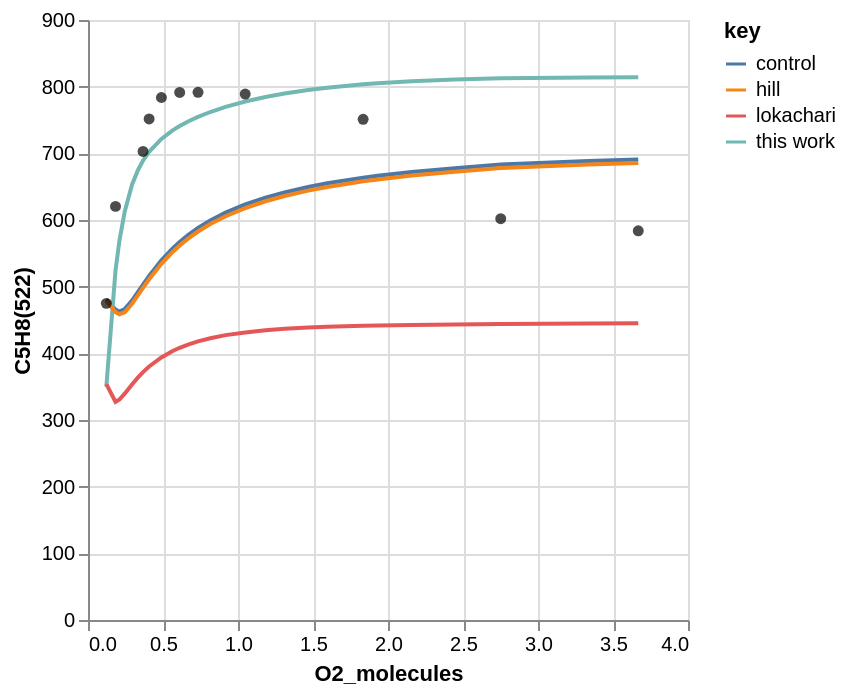
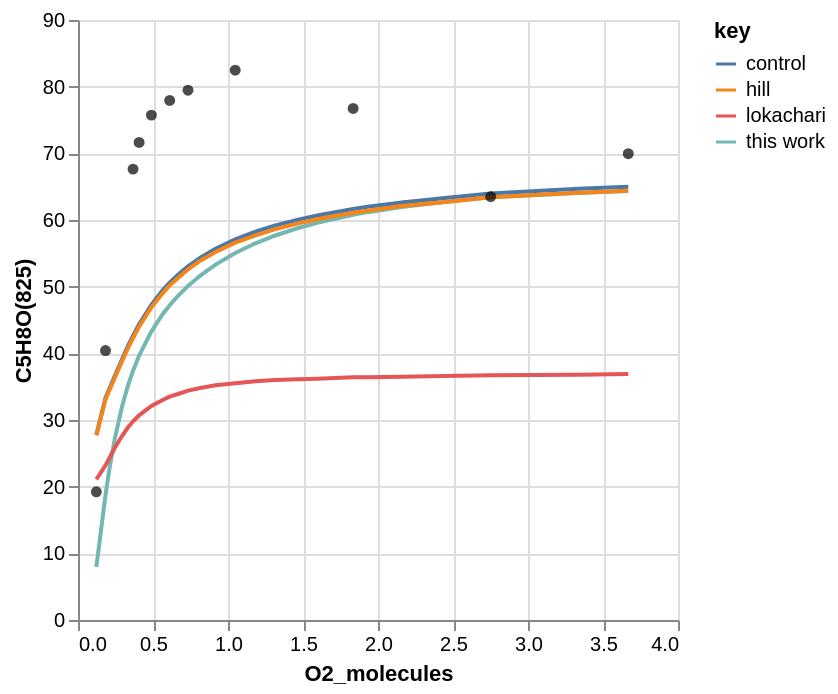
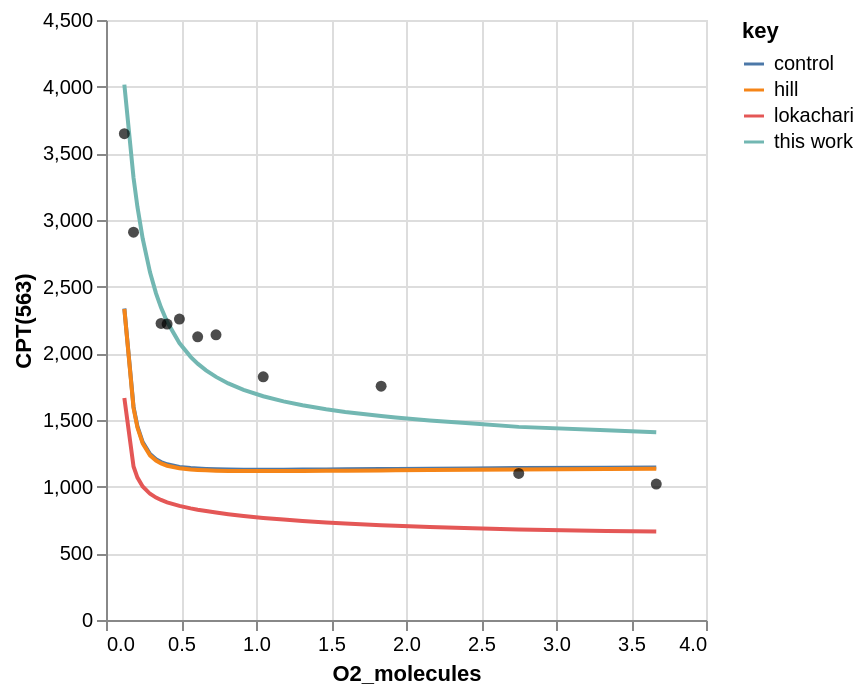
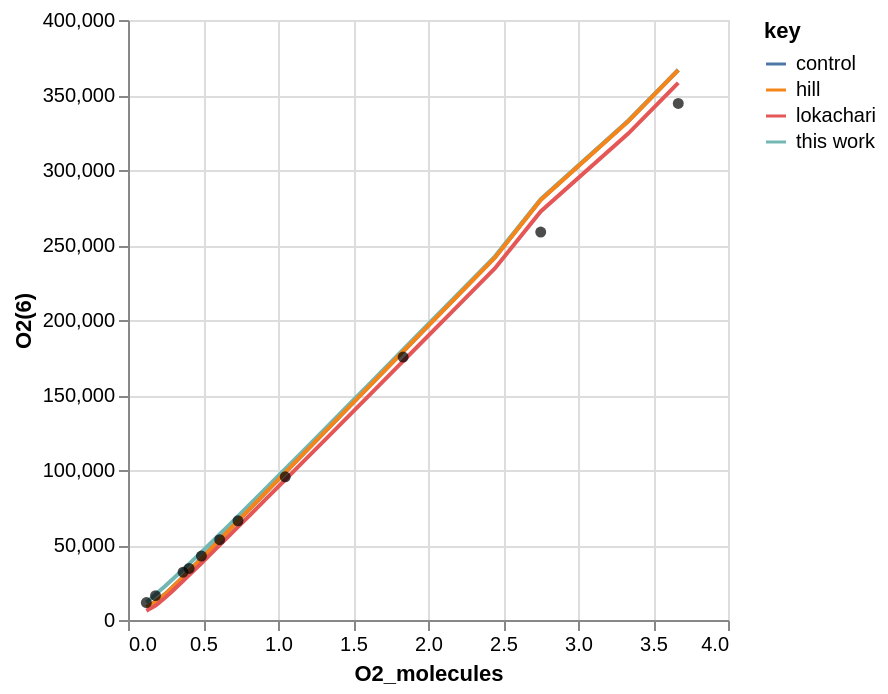

The cell these charts' notebook holds for them, in order:
### Code cell
# Plot
charts = workflow.plot_simulation(
    tag=tag,
    root_path=root_path,
    x_col="O2_molecules",
    line_source_=["hill", "lokachari"],
    point_source="experiment",
)
for chart in charts:
    chart.show()

### Figure 1 — Vega-Lite specification as saved in the notebook (floating-point values rounded to 4 significant figures)
{"config": {"view": {"continuousWidth": 300, "continuousHeight": 300}}, "layer": [{"data": {"name": "data-922ad6085bf260f6a87ead0d0f66e5c3"}, "mark": {"type": "line"}, "encoding": {"color": {"field": "key", "type": "nominal"}, "x": {"field": "O2_molecules", "type": "quantitative"}, "y": {"field": "value", "title": "C5H8(522)", "type": "quantitative"}}, "transform": [{"fold": ["control", "this work", "hill", "lokachari"]}]}, {"data": {"name": "data-ffe75d1cbd0aaee013379dd4e82dccaa"}, "mark": {"type": "circle"}, "encoding": {"color": {"value": "black"}, "x": {"field": "O2_molecules", "type": "quantitative"}, "y": {"field": "experiment", "type": "quantitative"}}}], "$schema": "https://vega.github.io/schema/vega-lite/v5.20.1.json", "datasets": {"data-922ad6085bf260f6a87ead0d0f66e5c3": [{"O2_molecules": 3.668, "control": 690.7, "this work": 814.0, "hill": 685.5, "lokachari": 445.1}, {"O2_molecules": 3.335, "control": 688.4, "this work": 813.9, "hill": 683.1, "lokachari": 444.6}, {"O2_molecules": 2.751, "control": 683.3, "this work": 812.7, "hill": 677.9, "lokachari": 444.0}, {"O2_molecules": 2.446, "control": 677.7, "this work": 810.7, "hill": 672.3, "lokachari": 443.3}, {"O2_molecules": 2.158, "control": 672.1, "this work": 808.1, "hill": 666.6, "lokachari": 442.6}, {"O2_molecules": 1.931, "control": 666.4, "this work": 805.2, "hill": 660.9, "lokachari": 441.8}, {"O2_molecules": 1.834, "control": 663.5, "this work": 803.6, "hill": 658.0, "lokachari": 441.4}, {"O2_molecules": 1.595, "control": 655.1, "this work": 798.5, "hill": 649.6, "lokachari": 439.9}, {"O2_molecules": 1.467, "control": 649.6, "this work": 795.1, "hill": 644.1, "lokachari": 438.7}, {"O2_molecules": 1.31, "control": 641.4, "this work": 789.8, "hill": 636.0, "lokachari": 436.7}, {"O2_molecules": 1.183, "control": 633.5, "this work": 784.6, "hill": 628.1, "lokachari": 434.5}, {"O2_molecules": 1.048, "control": 623.3, "this work": 777.8, "hill": 617.9, "lokachari": 431.3}, {"O2_molecules": 0.9171, "control": 611.0, "this work": 769.7, "hill": 605.6, "lokachari": 427.3}, {"O2_molecules": 0.8152, "control": 599.3, "this work": 762.0, "hill": 593.9, "lokachari": 422.7}, {"O2_molecules": 0.7335, "control": 588.1, "this work": 754.7, "hill": 582.7, "lokachari": 418.0}, {"O2_molecules": 0.667, "control": 577.3, "this work": 747.7, "hill": 572.0, "lokachari": 413.2}, {"O2_molecules": 0.6112, "control": 567.1, "this work": 740.9, "hill": 561.8, "lokachari": 408.3}, {"O2_molecules": 0.5644, "control": 557.4, "this work": 734.4, "hill": 552.1, "lokachari": 403.5}, {"O2_molecules": 0.4893, "control": 539.4, "this work": 721.6, "hill": 534.3, "lokachari": 393.9}, {"O2_molecules": 0.4074, "control": 516.2, "this work": 702.4, "hill": 511.1, "lokachari": 380.3}, {"O2_molecules": 0.367, "control": 503.2, "this work": 689.1, "hill": 498.2, "lokachari": 371.9}, {"O2_molecules": 0.3335, "control": 492.1, "this work": 675.1, "hill": 487.2, "lokachari": 364.0}, {"O2_molecules": 0.2935, "control": 479.1, "this work": 652.9, "hill": 474.3, "lokachari": 353.4}, {"O2_molecules": 0.2446, "control": 466.3, "this work": 612.5, "hill": 461.7, "lokachari": 339.5}, {"O2_molecules": 0.2096, "control": 462.8, "this work": 569.2, "hill": 458.6, "lokachari": 330.7}, {"O2_molecules": 0.1835, "control": 465.7, "this work": 524.3, "hill": 461.8, "lokachari": 327.1}, {"O2_molecules": 0.1223, "control": 481.1, "this work": 350.4, "hill": 478.7, "lokachari": 353.7}], "data-ffe75d1cbd0aaee013379dd4e82dccaa": [{"O2_molecules": 0.1223, "experiment": 475.0}, {"O2_molecules": 0.1835, "experiment": 620.4}, {"O2_molecules": 0.367, "experiment": 702.8}, {"O2_molecules": 0.4074, "experiment": 751.5}, {"O2_molecules": 0.4893, "experiment": 783.7}, {"O2_molecules": 0.6112, "experiment": 791.4}, {"O2_molecules": 0.7335, "experiment": 791.6}, {"O2_molecules": 1.048, "experiment": 788.9}, {"O2_molecules": 1.834, "experiment": 751.0}, {"O2_molecules": 2.751, "experiment": 602.0}, {"O2_molecules": 3.668, "experiment": 583.8}]}}

### Figure 2 — Vega-Lite specification as saved in the notebook (floating-point values rounded to 4 significant figures)
{"config": {"view": {"continuousWidth": 300, "continuousHeight": 300}}, "layer": [{"data": {"name": "data-af3ec788a9037105a6f5b5379152a184"}, "mark": {"type": "line"}, "encoding": {"color": {"field": "key", "type": "nominal"}, "x": {"field": "O2_molecules", "type": "quantitative"}, "y": {"field": "value", "title": "C5H8O(825)", "type": "quantitative"}}, "transform": [{"fold": ["control", "this work", "hill", "lokachari"]}]}, {"data": {"name": "data-4620143b4c4258af8d76de8a3cbd45bb"}, "mark": {"type": "circle"}, "encoding": {"color": {"value": "black"}, "x": {"field": "O2_molecules", "type": "quantitative"}, "y": {"field": "experiment", "type": "quantitative"}}}], "$schema": "https://vega.github.io/schema/vega-lite/v5.20.1.json", "datasets": {"data-af3ec788a9037105a6f5b5379152a184": [{"O2_molecules": 3.668, "control": 65.01, "this work": 64.34, "hill": 64.4, "lokachari": 36.9}, {"O2_molecules": 3.335, "control": 64.67, "this work": 64.06, "hill": 64.1, "lokachari": 36.8}, {"O2_molecules": 2.751, "control": 63.99, "this work": 63.42, "hill": 63.4, "lokachari": 36.7}, {"O2_molecules": 2.446, "control": 63.31, "this work": 62.71, "hill": 62.7, "lokachari": 36.6}, {"O2_molecules": 2.158, "control": 62.63, "this work": 61.96, "hill": 62.1, "lokachari": 36.5}, {"O2_molecules": 1.931, "control": 61.97, "this work": 61.18, "hill": 61.4, "lokachari": 36.4}, {"O2_molecules": 1.834, "control": 61.65, "this work": 60.78, "hill": 61.1, "lokachari": 36.4}, {"O2_molecules": 1.595, "control": 60.69, "this work": 59.59, "hill": 60.1, "lokachari": 36.2}, {"O2_molecules": 1.467, "control": 60.06, "this work": 58.8, "hill": 59.5, "lokachari": 36.1}, {"O2_molecules": 1.31, "control": 59.15, "this work": 57.64, "hill": 58.6, "lokachari": 36.0}, {"O2_molecules": 1.183, "control": 58.26, "this work": 56.5, "hill": 57.7, "lokachari": 35.8}, {"O2_molecules": 1.048, "control": 57.1, "this work": 55.05, "hill": 56.6, "lokachari": 35.5}, {"O2_molecules": 0.9171, "control": 55.7, "this work": 53.31, "hill": 55.2, "lokachari": 35.2}, {"O2_molecules": 0.8152, "control": 54.35, "this work": 51.67, "hill": 53.9, "lokachari": 34.8}, {"O2_molecules": 0.7335, "control": 53.06, "this work": 50.12, "hill": 52.6, "lokachari": 34.4}, {"O2_molecules": 0.667, "control": 51.81, "this work": 48.64, "hill": 51.3, "lokachari": 33.9}, {"O2_molecules": 0.6112, "control": 50.6, "this work": 47.22, "hill": 50.2, "lokachari": 33.5}, {"O2_molecules": 0.5644, "control": 49.44, "this work": 45.87, "hill": 49.0, "lokachari": 33.0}, {"O2_molecules": 0.4893, "control": 47.27, "this work": 43.29, "hill": 46.9, "lokachari": 32.1}, {"O2_molecules": 0.4074, "control": 44.35, "this work": 39.67, "hill": 44.0, "lokachari": 30.7}, {"O2_molecules": 0.367, "control": 42.64, "this work": 37.39, "hill": 42.3, "lokachari": 29.8}, {"O2_molecules": 0.3335, "control": 41.1, "this work": 35.19, "hill": 40.8, "lokachari": 28.9}, {"O2_molecules": 0.2935, "control": 39.11, "this work": 32.02, "hill": 38.8, "lokachari": 27.6}, {"O2_molecules": 0.2446, "control": 36.55, "this work": 27.11, "hill": 36.3, "lokachari": 25.8}, {"O2_molecules": 0.2096, "control": 34.7, "this work": 22.69, "hill": 34.5, "lokachari": 24.3}, {"O2_molecules": 0.1835, "control": 33.3, "this work": 18.78, "hill": 33.1, "lokachari": 23.2}, {"O2_molecules": 0.1223, "control": 27.76, "this work": 7.94, "hill": 27.7, "lokachari": 21.1}], "data-4620143b4c4258af8d76de8a3cbd45bb": [{"O2_molecules": 0.1223, "experiment": 19.23}, {"O2_molecules": 0.1835, "experiment": 40.42}, {"O2_molecules": 0.367, "experiment": 67.63}, {"O2_molecules": 0.4074, "experiment": 71.63}, {"O2_molecules": 0.4893, "experiment": 75.73}, {"O2_molecules": 0.6112, "experiment": 77.94}, {"O2_molecules": 0.7335, "experiment": 79.47}, {"O2_molecules": 1.048, "experiment": 82.48}, {"O2_molecules": 1.834, "experiment": 76.73}, {"O2_molecules": 2.751, "experiment": 63.51}, {"O2_molecules": 3.668, "experiment": 69.95}]}}

### Figure 3 — Vega-Lite specification as saved in the notebook (floating-point values rounded to 4 significant figures)
{"config": {"view": {"continuousWidth": 300, "continuousHeight": 300}}, "layer": [{"data": {"name": "data-2f435c10aa50ad289ae0bf0420234394"}, "mark": {"type": "line"}, "encoding": {"color": {"field": "key", "type": "nominal"}, "x": {"field": "O2_molecules", "type": "quantitative"}, "y": {"field": "value", "title": "CPT(563)", "type": "quantitative"}}, "transform": [{"fold": ["control", "this work", "hill", "lokachari"]}]}, {"data": {"name": "data-08e571bc1f97dd77034a789e8e2000c6"}, "mark": {"type": "circle"}, "encoding": {"color": {"value": "black"}, "x": {"field": "O2_molecules", "type": "quantitative"}, "y": {"field": "experiment", "type": "quantitative"}}}], "$schema": "https://vega.github.io/schema/vega-lite/v5.20.1.json", "datasets": {"data-2f435c10aa50ad289ae0bf0420234394": [{"O2_molecules": 3.668, "control": 1144.0, "this work": 1409.0, "hill": 1134.0, "lokachari": 663.2}, {"O2_molecules": 3.335, "control": 1143.0, "this work": 1422.0, "hill": 1132.0, "lokachari": 668.1}, {"O2_molecules": 2.751, "control": 1140.0, "this work": 1448.0, "hill": 1129.0, "lokachari": 678.2}, {"O2_molecules": 2.446, "control": 1137.0, "this work": 1473.0, "hill": 1126.0, "lokachari": 688.1}, {"O2_molecules": 2.158, "control": 1135.0, "this work": 1496.0, "hill": 1124.0, "lokachari": 697.7}, {"O2_molecules": 1.931, "control": 1133.0, "this work": 1519.0, "hill": 1122.0, "lokachari": 706.9}, {"O2_molecules": 1.834, "control": 1132.0, "this work": 1529.0, "hill": 1121.0, "lokachari": 711.3}, {"O2_molecules": 1.595, "control": 1130.0, "this work": 1561.0, "hill": 1120.0, "lokachari": 723.9}, {"O2_molecules": 1.467, "control": 1129.0, "this work": 1581.0, "hill": 1119.0, "lokachari": 731.8}, {"O2_molecules": 1.31, "control": 1128.0, "this work": 1611.0, "hill": 1118.0, "lokachari": 742.8}, {"O2_molecules": 1.183, "control": 1127.0, "this work": 1640.0, "hill": 1117.0, "lokachari": 753.1}, {"O2_molecules": 1.048, "control": 1127.0, "this work": 1678.0, "hill": 1117.0, "lokachari": 765.8}, {"O2_molecules": 0.9171, "control": 1128.0, "this work": 1726.0, "hill": 1117.0, "lokachari": 780.7}, {"O2_molecules": 0.8152, "control": 1129.0, "this work": 1775.0, "hill": 1118.0, "lokachari": 793.7}, {"O2_molecules": 0.7335, "control": 1130.0, "this work": 1823.0, "hill": 1120.0, "lokachari": 805.7}, {"O2_molecules": 0.667, "control": 1133.0, "this work": 1873.0, "hill": 1122.0, "lokachari": 816.9}, {"O2_molecules": 0.6112, "control": 1136.0, "this work": 1923.0, "hill": 1125.0, "lokachari": 827.3}, {"O2_molecules": 0.5644, "control": 1139.0, "this work": 1974.0, "hill": 1129.0, "lokachari": 837.3}, {"O2_molecules": 0.4893, "control": 1148.0, "this work": 2077.0, "hill": 1138.0, "lokachari": 856.0}, {"O2_molecules": 0.4074, "control": 1168.0, "this work": 2236.0, "hill": 1157.0, "lokachari": 882.6}, {"O2_molecules": 0.367, "control": 1185.0, "this work": 2343.0, "hill": 1174.0, "lokachari": 900.1}, {"O2_molecules": 0.3335, "control": 1206.0, "this work": 2449.0, "hill": 1195.0, "lokachari": 918.0}, {"O2_molecules": 0.2935, "control": 1246.0, "this work": 2607.0, "hill": 1235.0, "lokachari": 946.5}, {"O2_molecules": 0.2446, "control": 1334.0, "this work": 2861.0, "hill": 1324.0, "lokachari": 1001.0}, {"O2_molecules": 0.2096, "control": 1453.0, "this work": 3098.0, "hill": 1443.0, "lokachari": 1068.0}, {"O2_molecules": 0.1835, "control": 1599.0, "this work": 3317.0, "hill": 1590.0, "lokachari": 1152.0}, {"O2_molecules": 0.1223, "control": 2336.0, "this work": 4015.0, "hill": 2332.0, "lokachari": 1666.0}], "data-08e571bc1f97dd77034a789e8e2000c6": [{"O2_molecules": 0.1223, "experiment": 3647.0}, {"O2_molecules": 0.1835, "experiment": 2909.0}, {"O2_molecules": 0.367, "experiment": 2224.0}, {"O2_molecules": 0.4074, "experiment": 2219.0}, {"O2_molecules": 0.4893, "experiment": 2257.0}, {"O2_molecules": 0.6112, "experiment": 2124.0}, {"O2_molecules": 0.7335, "experiment": 2139.0}, {"O2_molecules": 1.048, "experiment": 1824.0}, {"O2_molecules": 1.834, "experiment": 1753.0}, {"O2_molecules": 2.751, "experiment": 1099.0}, {"O2_molecules": 3.668, "experiment": 1020.0}]}}

### Figure 4 — Vega-Lite specification as saved in the notebook (floating-point values rounded to 4 significant figures)
{"config": {"view": {"continuousWidth": 300, "continuousHeight": 300}}, "layer": [{"data": {"name": "data-7eabc688e0c83d2ab6cf53dd264b9563"}, "mark": {"type": "line"}, "encoding": {"color": {"field": "key", "type": "nominal"}, "x": {"field": "O2_molecules", "type": "quantitative"}, "y": {"field": "value", "title": "O2(6)", "type": "quantitative"}}, "transform": [{"fold": ["control", "this work", "hill", "lokachari"]}]}, {"data": {"name": "data-4b5ee9d9716773ddad330fd138d04289"}, "mark": {"type": "circle"}, "encoding": {"color": {"value": "black"}, "x": {"field": "O2_molecules", "type": "quantitative"}, "y": {"field": "experiment", "type": "quantitative"}}}], "$schema": "https://vega.github.io/schema/vega-lite/v5.20.1.json", "datasets": {"data-7eabc688e0c83d2ab6cf53dd264b9563": [{"O2_molecules": 3.668, "control": 366700.0, "this work": 366800.0, "hill": 366600.0, "lokachari": 358100.0}, {"O2_molecules": 3.335, "control": 332600.0, "this work": 332800.0, "hill": 332500.0, "lokachari": 324300.0}, {"O2_molecules": 2.751, "control": 280100.0, "this work": 280600.0, "hill": 280100.0, "lokachari": 272400.0}, {"O2_molecules": 2.446, "control": 241700.0, "this work": 242300.0, "hill": 241600.0, "lokachari": 234300.0}, {"O2_molecules": 2.158, "control": 212200.0, "this work": 213100.0, "hill": 212100.0, "lokachari": 205300.0}, {"O2_molecules": 1.931, "control": 189000.0, "this work": 190000.0, "hill": 188900.0, "lokachari": 182300.0}, {"O2_molecules": 1.834, "control": 179100.0, "this work": 180200.0, "hill": 179000.0, "lokachari": 172600.0}, {"O2_molecules": 1.595, "control": 154600.0, "this work": 155900.0, "hill": 154500.0, "lokachari": 148500.0}, {"O2_molecules": 1.467, "control": 141500.0, "this work": 143000.0, "hill": 141400.0, "lokachari": 135600.0}, {"O2_molecules": 1.31, "control": 125300.0, "this work": 127100.0, "hill": 125300.0, "lokachari": 119800.0}, {"O2_molecules": 1.183, "control": 112300.0, "this work": 114300.0, "hill": 112200.0, "lokachari": 107100.0}, {"O2_molecules": 1.048, "control": 98420.0, "this work": 100700.0, "hill": 98340.0, "lokachari": 93490.0}, {"O2_molecules": 0.9171, "control": 84960.0, "this work": 87520.0, "hill": 84880.0, "lokachari": 80370.0}, {"O2_molecules": 0.8152, "control": 74480.0, "this work": 77340.0, "hill": 74400.0, "lokachari": 70180.0}, {"O2_molecules": 0.7335, "control": 66100.0, "this work": 69220.0, "hill": 66020.0, "lokachari": 62060.0}, {"O2_molecules": 0.667, "control": 59240.0, "this work": 62620.0, "hill": 59170.0, "lokachari": 55420.0}, {"O2_molecules": 0.6112, "control": 53530.0, "this work": 57150.0, "hill": 53460.0, "lokachari": 49910.0}, {"O2_molecules": 0.5644, "control": 48710.0, "this work": 52540.0, "hill": 48640.0, "lokachari": 45260.0}, {"O2_molecules": 0.4893, "control": 41020.0, "this work": 45230.0, "hill": 40950.0, "lokachari": 37850.0}, {"O2_molecules": 0.4074, "control": 32750.0, "this work": 37430.0, "hill": 32680.0, "lokachari": 29900.0}, {"O2_molecules": 0.367, "control": 28680.0, "this work": 33590.0, "hill": 28610.0, "lokachari": 25960.0}, {"O2_molecules": 0.3335, "control": 25390.0, "this work": 30480.0, "hill": 25330.0, "lokachari": 22780.0}, {"O2_molecules": 0.2935, "control": 21540.0, "this work": 26800.0, "hill": 21480.0, "lokachari": 19020.0}, {"O2_molecules": 0.2446, "control": 17080.0, "this work": 22380.0, "hill": 17030.0, "lokachari": 14590.0}, {"O2_molecules": 0.2096, "control": 14170.0, "this work": 19280.0, "hill": 14120.0, "lokachari": 11620.0}, {"O2_molecules": 0.1835, "control": 12210.0, "this work": 16990.0, "hill": 12170.0, "lokachari": 9588.0}, {"O2_molecules": 0.1223, "control": 8587.0, "this work": 11700.0, "hill": 8577.0, "lokachari": 6140.0}], "data-4b5ee9d9716773ddad330fd138d04289": [{"O2_molecules": 0.1223, "experiment": 11610.0}, {"O2_molecules": 0.1835, "experiment": 16260.0}, {"O2_molecules": 0.367, "experiment": 31840.0}, {"O2_molecules": 0.4074, "experiment": 34350.0}, {"O2_molecules": 0.4893, "experiment": 42620.0}, {"O2_molecules": 0.6112, "experiment": 53550.0}, {"O2_molecules": 0.7335, "experiment": 66130.0}, {"O2_molecules": 1.048, "experiment": 95480.0}, {"O2_molecules": 1.834, "experiment": 175300.0}, {"O2_molecules": 2.751, "experiment": 258700.0}, {"O2_molecules": 3.668, "experiment": 344400.0}]}}
